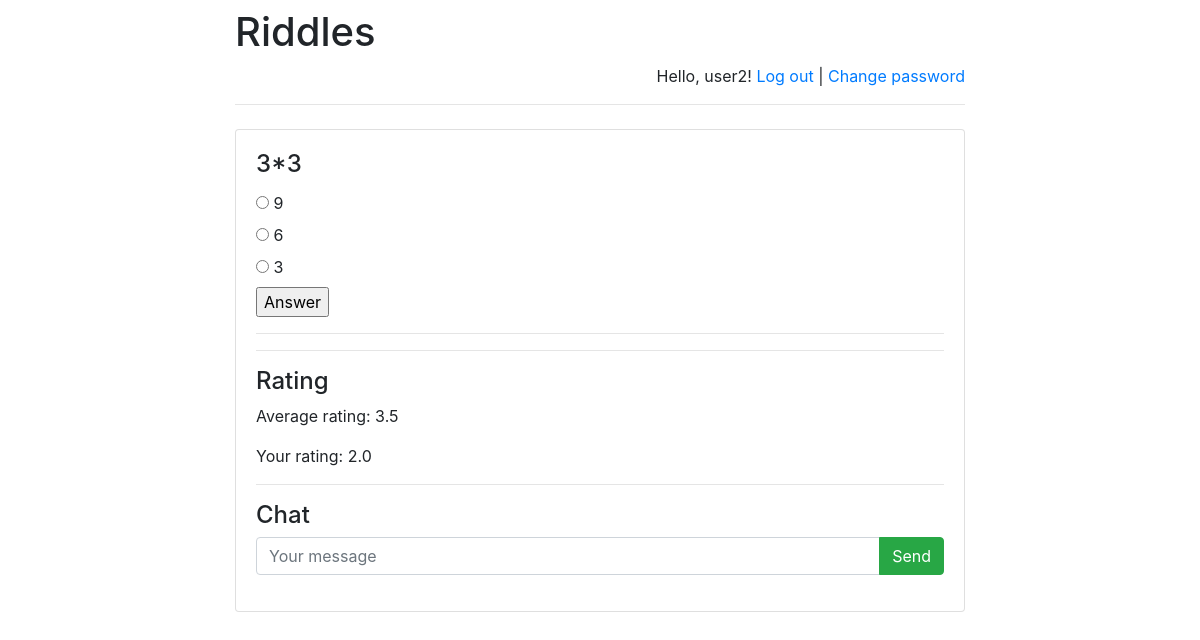
Page /riddles/2/ (signed in) on the committed database.
### riddles/models.py (models this page shows)
class Riddle(models.Model):
    riddle_text = models.CharField(max_length=255)
    pub_date = models.DateTimeField('date published')

class Option(models.Model):
    riddle = models.ForeignKey(Riddle, on_delete=models.CASCADE)
    text = models.CharField(max_length=255)
    correct = models.BooleanField(default=False)

### riddles/views.py (the view)
# urls.py: url(r'^([0-9]+)/$', views.detail, name='detail'),
def detail(request, riddle_id):
    error_message = None
    if "error_message" in request.GET:
        error_message = request.GET["error_message"]
    ordered_option_set = \
        list(Option.objects.filter(riddle_id=riddle_id))
    option_iter = \
        numpy.random.permutation(len(ordered_option_set))
    option_set = []
    for num in option_iter:
        option_set.append(ordered_option_set[num])
    return render(
        request,
        "answer.html",
        {
            "option_set": option_set,
            "riddle": get_object_or_404(
                Riddle, pk=riddle_id),
            "error_message": error_message,
            "latest_messages":
                Message.objects
                    .filter(chat_id=riddle_id)
                    .order_by('-pub_date')[:5],
            "already_rated_by_user":
                Mark.objects
                    .filter(author_id=request.user.id)
                    .filter(riddle_id=riddle_id)
                    .count(),
            "user_rating":
                Mark.objects
                    .filter(author_id=request.user.id)
                    .filter(riddle_id=riddle_id)
                    .aggregate(Avg('mark'))
                    ["mark__avg"],
            "avg_mark":
                Mark.objects
                    .filter(riddle_id=riddle_id)
                    .aggregate(Avg('mark'))
                    ["mark__avg"]
        }
    )

### templates/answer.html (shortened to what this page needs)
<!DOCTYPE html>
<html lang="en">
<head>
</head>
<body>
{% extends 'base.html' %}
{% block main %}
<h4 class="card-title">{{ riddle.riddle_text }}</h4>
<form action="answer/" method="post">
    {% for option in option_set %}
        <input type="radio"
               name="option"
               id="option{{ forloop.counter }}"
               value="{{ option.id }}"/>
        <label for="option{{ forloop.counter }}">
            {{ option.text }}
        </label><br>
    {% endfor %}
    <input type="submit" value="Answer"/>
</form>
    <hr>
    <hr>
<h4>Rating</h4>
    <p>Average rating:
        <span id="avg_mark_span">
            {{ avg_mark }}
        </span>
    </p>
{% if user.is_authenticated %}
    {% if already_rated_by_user <= 0 or already_rated_by_user ==  None %}
        <form action="post_mark/" method="post">
            {% csrf_token %}
            <div class="row">
                <div class="col-sm text-center">
                    <input name="mark"
                           type="radio"
                           value="1"/> 1
                </div>
                <div class="col-sm text-center">
                    <input name="mark"
                           type="radio"
                           value="2"/> 2
                </div>
                <div class="col-sm text-center">
                    <input name="mark"
                           type="radio"
                           value="3"/> 3
                </div>
                <div class="col-sm text-center">
                    <input name="mark"
                           type="radio"
                           value="4"/> 4
                </div>
                <div class="col-sm text-center">
                    <input name="mark"
                           type="radio"
                           value="5"/> 5
                </div>
                <div class="col-sm text-center">
                    <input class="btn btn-success"
                        type="submit"
                        value="Send mark"/>
                </div>
            </div>
        </form>
        {% else %}
        Your rating: {{ user_rating }}
    {% endif %}
{% endif %}
<hr>
<h4>Chat</h4>
{% if user.is_authenticated %}
    <form action="post/" method="post">
    <div class="input-group mb-3">
      <input type="text"
             class="form-control"
             placeholder="Your message"
             name="message"/>
      <div class="input-group-append">
        <input class="btn btn-success"
                type="submit"
                value="Send"/>
      </div>
    </div>
</form>
{% endif %}
{% endblock %}

### templates/base.html (shortened to what this page needs)
<!doctype html>
<html lang="en">
<head>
    <link rel="stylesheet"
href="https://stackpath.bootstrapcdn.com/bootstrap/4.1.3/css/bootstrap.min.css">
</head>
<body>
<div class="container">
    <div class="row justify-content-center">
        <div class="col-8">
            <h1 class="mt-2">Riddles</h1>
            {% if user.is_authenticated %}
                <p class="text-right">
                    Hello, {{ user.username }}!
                    <a href="/riddles/logout">Log out</a> |
                    <a href="/riddles/password-change">
                        Change password
                    </a>
                </p>
            {% else %}
                <p class="text-right">
                    <a href="/riddles/login">Log in</a> |
                    <a href="/riddles/register">Register</a>
                </p>
            {% endif %}
            <hr class="mt-0 mb-4">
            <div class="card">
                <div class="card-body">
                    {% block main %}
                    {% endblock %}
                </div>
            </div>
        </div>
    </div>
</div>
</body>
</html>

### rows in the picture
Riddle: riddle_text "3*3"
Option: text "9"
Option: text "6"
Option: text "3"

### other values in the picture
{{ user.username }} "user2"
{{ avg_mark }} "3.5"
{{ user_rating }} "2.0"
